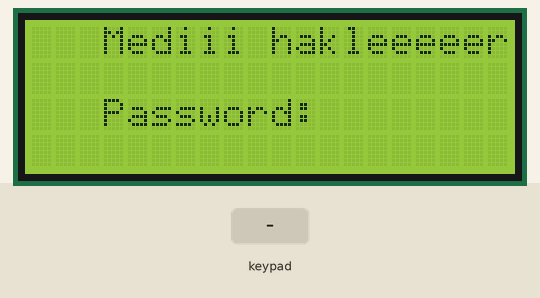
The sketch below on a simulated Arduino Uno, built with avr-gcc and run on an emulated ATmega328P. On the bench: 20×4 character LCD. The inputs (shaded band) are chosen by the test bench. What the sketch prints to the serial monitor is not drawn.

Above: at 1.2 s.
1.3 s: keypad keys 7 6 5 4 # pressed 0.4 s apart
At 3.5 s:
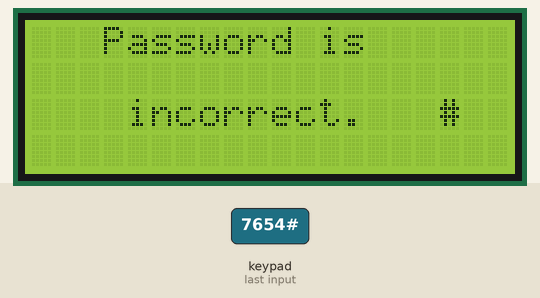
4.8 s: key 'A' pressed
At 5.9 s:
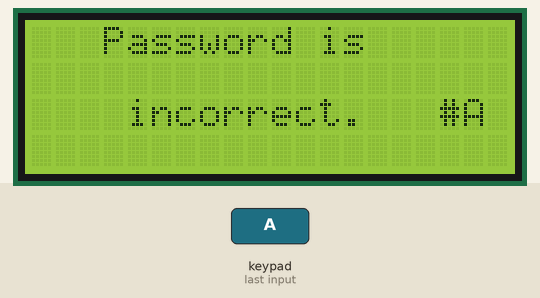
6.3 s: key 'B' pressed
At 7.1 s:
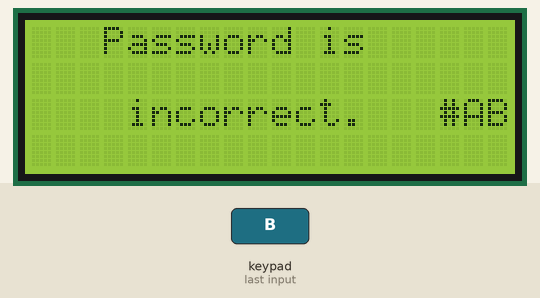
7.8 s: keypad keys 1 3 1 2 1 1 8 * pressed 0.4 s apart
At 11.5 s:
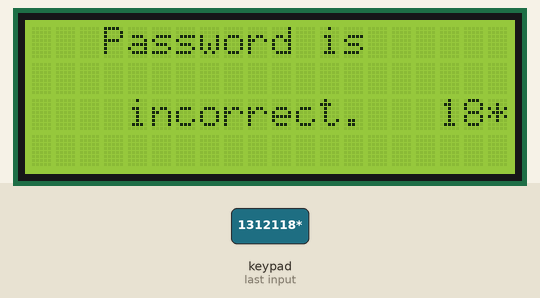
12.5 s: keypad keys 1 3 1 2 1 1 8 D pressed 0.4 s apart
At 16.5 s:
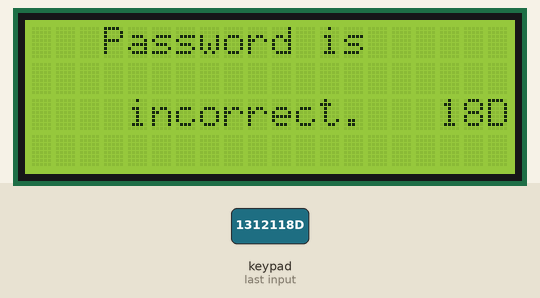
17.2 s: keypad keys 1 3 1 2 1 1 8 A pressed 0.4 s apart
At 17.4 s:
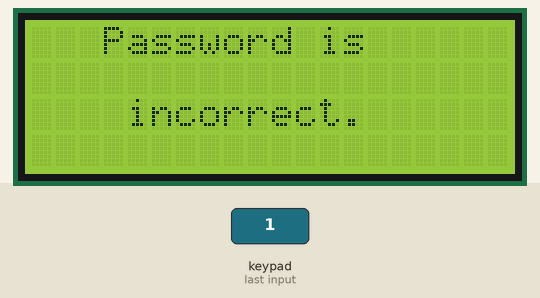
Timing chart, 0 to 20.2 s (numbered marks = the images above; inputs shaded):
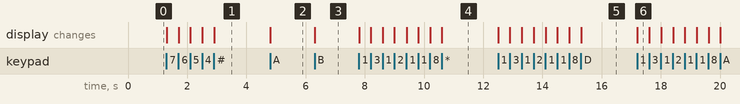

The sketch:

passwordMatcher.ino
```cpp
#include <Keypad.h>
#include <LiquidCrystal.h>


LiquidCrystal lcd(A0, A1, 10, 9, A2, A3);

const int rows = 4;
const int cols = 4;
char keys[rows][cols] = {
  { '1', '2', '3', 'A' },
  { '4', '5', '6', 'B' },
  { '7', '8', '9', 'C' },
  { '*', '0', '#', 'D' }
};

uint8_t colPins[cols] = { 7, 6, 5, 4}; // Pins connected to C1, C2, C3, C4
uint8_t rowPins[rows] = { 13, 12, 11, 8 };

Keypad keypad = Keypad(makeKeymap(keys), rowPins, colPins, rows, cols);

void setup() {
// put your setup code here, to run once:
Serial.begin(9600);
 lcd.begin(20, 4);
 lcd.setCursor(3, 0);
 lcd.print("Mediii hakleeeeer   ");
 lcd.print("Password: ");
}

int counter = 0;

void loop() {
  char pw [4];
  char key = keypad.getKey();

  if (key != NO_KEY) {
    Serial.println(key);
    lcd.print(key);
    pw[counter] = key;
    bool isPwMatched = true;
    if(counter == 3){
      for(int i=0; i<4; i++){
        if(pw[i]=='0') continue;
        else {
          isPwMatched = false;
          counter = -1;
          Serial.println("Password is incorrect.");
          lcd.clear();
          lcd.setCursor(3, 0);
          lcd.print("Password is          incorrect.   ");
          break;
          }
      }
      if(isPwMatched){
          Serial.println("Password is correct.");
          lcd.clear();
          lcd.print("Password is correct.     ");
          counter = -1;
      }
    }
 counter++;
  }
}
```

Measured:
- after the input at 1.3 s, the display: first changes at once (image 1 shows a later state)
- after the input at 4.8 s, the display: changes at once (image 2)
- after the input at 6.3 s, the display: changes at once (image 3)
- after the input at 7.8 s, the display: first changes at once (image 4 shows a later state)
- after the input at 12.5 s, the display: first changes at once (image 5 shows a later state)
- after the input at 17.2 s, the display: changes at once (image 6)
